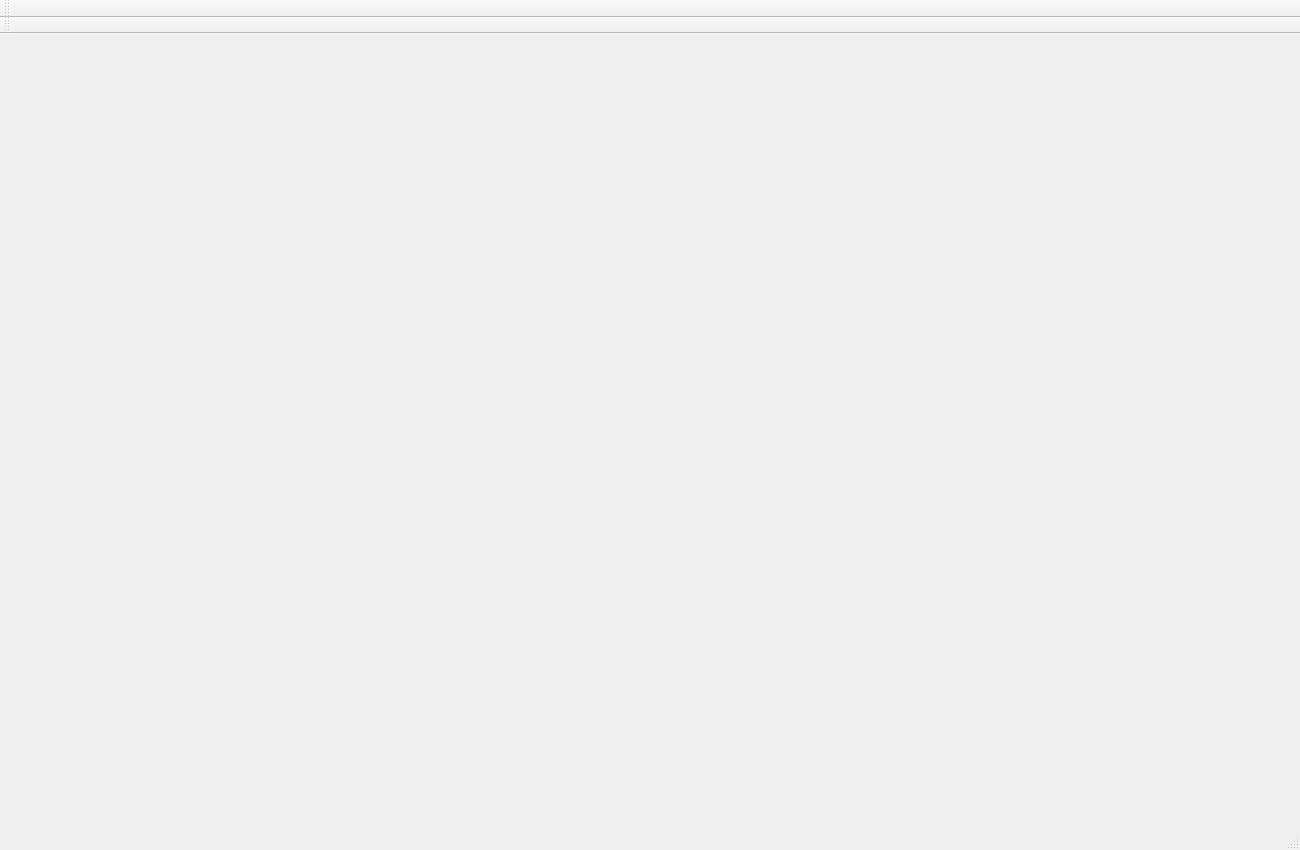
<?xml version="1.0" encoding="UTF-8"?>
<ui version="4.0">
 <class>MainWindow</class>
 <widget class="QMainWindow" name="MainWindow">
  <property name="geometry">
   <rect>
    <x>0</x>
    <y>0</y>
    <width>1300</width>
    <height>850</height>
   </rect>
  </property>
  <property name="palette">
   <palette>
    <active/>
    <inactive/>
    <disabled/>
   </palette>
  </property>
  <property name="windowTitle">
   <string>MainWindow</string>
  </property>
  <property name="styleSheet">
   <string notr="true">mainwindow</string>
  </property>
  <property name="tabShape">
   <enum>QTabWidget::Rounded</enum>
  </property>
  <widget class="QWidget" name="centralwidget">
   <property name="cursor">
    <cursorShape>WaitCursor</cursorShape>
   </property>
   <property name="styleSheet">
    <string notr="true"/>
   </property>
  </widget>
  <widget class="QMenuBar" name="menubar">
   <property name="geometry">
    <rect>
     <x>0</x>
     <y>0</y>
     <width>1300</width>
     <height>26</height>
    </rect>
   </property>
  </widget>
  <widget class="QStatusBar" name="statusbar"/>
  <widget class="QToolBar" name="mainToolBar">
   <property name="cursor">
    <cursorShape>PointingHandCursor</cursorShape>
   </property>
   <property name="windowTitle">
    <string>toolBar</string>
   </property>
   <attribute name="toolBarArea">
    <enum>TopToolBarArea</enum>
   </attribute>
   <attribute name="toolBarBreak">
    <bool>false</bool>
   </attribute>
  </widget>
  <widget class="QToolBar" name="toolBarRight">
   <property name="windowTitle">
    <string>toolBar</string>
   </property>
   <property name="iconSize">
    <size>
     <width>30</width>
     <height>30</height>
    </size>
   </property>
   <attribute name="toolBarArea">
    <enum>TopToolBarArea</enum>
   </attribute>
   <attribute name="toolBarBreak">
    <bool>true</bool>
   </attribute>
  </widget>
 </widget>
 <resources/>
 <connections/>
</ui>
